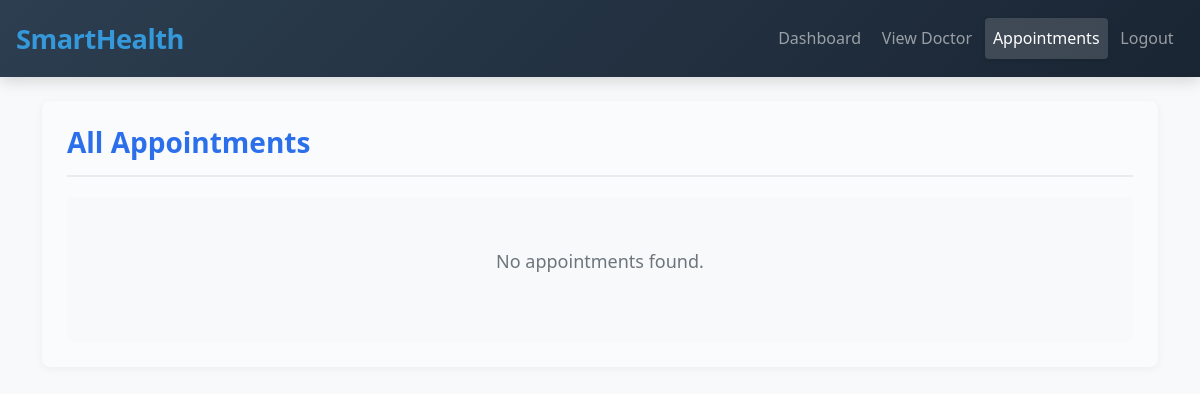
Page /appointments/ on the earlier database version.
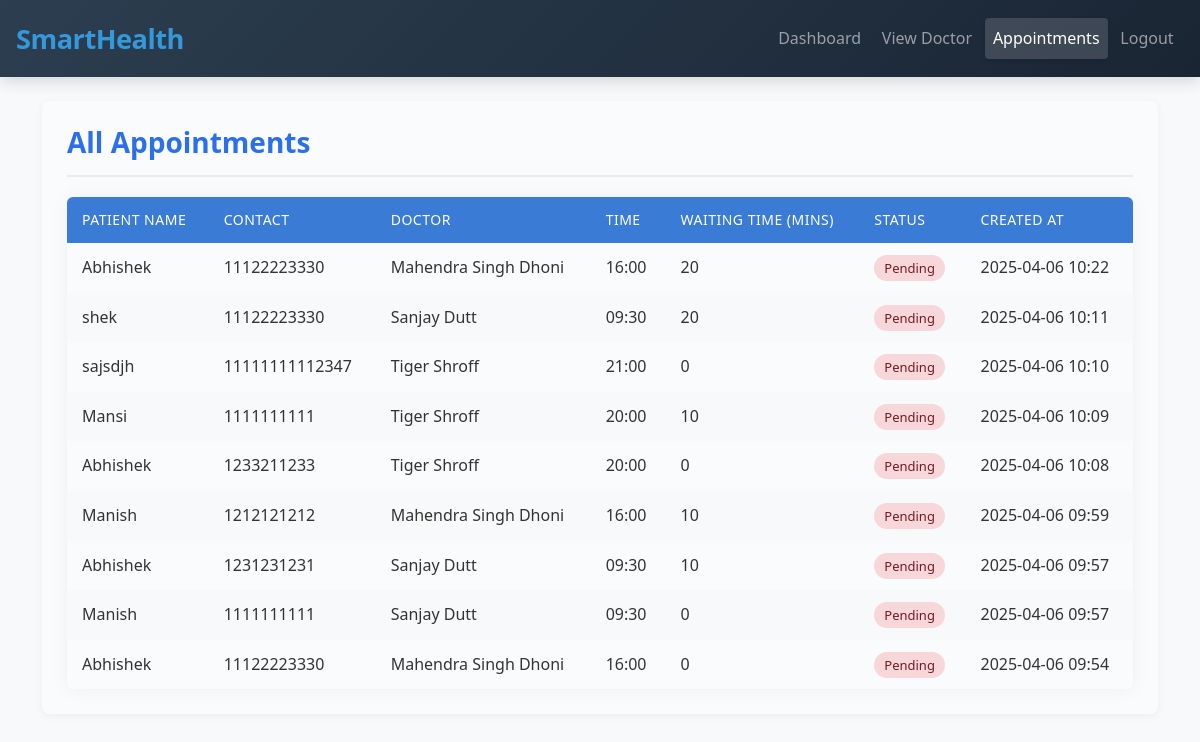
Same page on the later database version.
### patient/models.py (models this page shows, shortened)
class Appointment(models.Model):
    doctor = models.ForeignKey(Doctor, on_delete=models.CASCADE)
    patient_name = models.CharField(max_length=100)
    patient_contact = models.CharField(max_length=15)
    appointment_time = models.CharField(max_length=20)
    waiting_time = models.IntegerField(default=0)
    is_completed = models.BooleanField(default=False)
    created_at = models.DateTimeField(auto_now_add=True)  # Add this line

### hospital/models.py (models this page shows, shortened)
class Doctor(models.Model):
    name = models.CharField(max_length=100)
    photo = models.ImageField(upload_to="doctor_photos/")
    experience = models.PositiveIntegerField()
    specialization = models.CharField(max_length=100)
    available_days = models.CharField(max_length=200)  # Stores selected days as comma-separated values
    start_time = models.TimeField()
    end_time = models.TimeField()

### hospital/views.py (the view)
# urls.py: path('appointments/',hviews.appointments,name='appointments'),
def appointments(request):
    all_appointments = Appointment.objects.select_related('doctor').order_by('-created_at')
    return render(request, 'hospital/appointments.html', {
        'appointments': all_appointments
    })

### templates/hospital/appointments.html (shortened to what this page needs)
{% extends "hospital/base.html" %}
{% block content %}
<div class="dashboard-container">
    <h2 class="dashboard-heading">All Appointments</h2>
    {% if appointments %}
        <table class="appointments-table">
            <thead>
                <tr>
                    <th>Patient Name</th>
                    <th>Contact</th>
                    <th>Doctor</th>
                    <th>Time</th>
                    <th>Waiting Time (mins)</th>
                    <th>Status</th>
                    <th>Created At</th>
                </tr>
            </thead>
            <tbody>
                {% for appt in appointments %}
                <tr>
                    <td>{{ appt.patient_name }}</td>
                    <td>{{ appt.patient_contact }}</td>
                    <td>{{ appt.doctor.name }}</td>
                    <td>{{ appt.appointment_time }}</td>
                    <td>{{ appt.waiting_time }}</td>
                    <td>
                        {% if appt.is_completed %}
                            <span class="status-completed">Completed</span>
                        {% else %}
                            <span class="status-pending">Pending</span>
                        {% endif %}
                    </td>
                    <td>{{ appt.created_at|date:"Y-m-d H:i" }}</td>
                </tr>
                {% endfor %}
            </tbody>
        </table>
    {% else %}
        <div class="empty-message">
            <p>No appointments found.</p>
        </div>
    {% endif %}
</div>
{% endblock %}

### templates/hospital/base.html (shortened to what this page needs)
<!DOCTYPE html>
<html lang="en">
<head>
    <link rel="stylesheet" href="https://cdn.jsdelivr.net/npm/bootstrap@5.3.0/dist/css/bootstrap.min.css">
</head>
<body>
    <nav class="navbar navbar-expand-lg navbar-dark bg-dark px-3">
        <a class="navbar-brand" href="#">SmartHealth</a>
        <div class="collapse navbar-collapse" id="navbarNav">
            <ul class="navbar-nav ms-auto">
                <li class="nav-item">
                    <a class="nav-link {% if request.path == '/dashboard/' %}active{% endif %}" href="{% url 'dashboard' %}">Dashboard</a>
                </li>
                <li class="nav-item">
                    <a class="nav-link {% if request.path == '/view_doctor/' %}active{% endif %}" href="{% url 'view_doctor' %}">View Doctor</a>
                </li>
                <li class="nav-item">
                    <a class="nav-link {% if request.path == '/appointments/' %}active{% endif %}" href="{% url 'appointments' %}">Appointments</a>
                </li>
                <li class="nav-item">
                    <a class="nav-link {% if request.path == '/logout/' %}active{% endif %}" href="{% url 'logout' %}">Logout</a>
                </li>
            </ul>
        </div>
    </nav>
    <div class="container mt-4">
        {% block content %}{% endblock %}
    </div>
</body>
</html>

### templates/hospital/base.html (style rules this page uses)
body { font-family: 'Segoe UI', Roboto, 'Helvetica Neue', Arial, sans-serif; background-color: #f8f9fa; color: #333; line-height: 1.6; transition: all 0.3s ease; }
.navbar { box-shadow: 0 4px 15px rgba(0,0,0,0.15); padding: 0.8rem 1rem; transition: all 0.3s ease; }
.navbar-dark { background: linear-gradient(135deg, #2c3e50, #1a2533) !important; }
.navbar-brand { font-weight: bold; font-size: 1.7rem; color: #3498db !important; letter-spacing: -0.5px; padding: 0.25rem 0; position: relative; transition: all 0.3s ease; }
.navbar-brand:after { content: ''; position: absolute; bottom: 0; left: 0; width: 0; height: 2px; background-color: #2ecc71; transition: width 0.3s ease; }
.nav-item { margin: 0 0.15rem; position: relative; }
.nav-item a { font-weight: 500; border-radius: 4px; padding: 0.5rem 1rem; transition: all 0.3s ease; position: relative; z-index: 1; overflow: hidden; }
.nav-item a:before { content: ''; position: absolute; top: 0; left: -100%; width: 100%; height: 100%; background: rgba(255,255,255,0.1); transition: all 0.4s cubic-bezier(.42,0,.58,1); z-index: -1; }
.nav-item a.active { background-color: rgba(255,255,255,0.15); box-shadow: 0 2px 5px rgba(0,0,0,0.1); }

### templates/hospital/appointments.html (style rules this page uses)
.dashboard-container { padding: 25px; background-color: #f9fbfd; border-radius: 8px; box-shadow: 0 2px 10px rgba(0, 0, 0, 0.05); }
.dashboard-heading { color: #2c6fea; font-size: 28px; margin-bottom: 20px; font-weight: 600; border-bottom: 2px solid #e9ecef; padding-bottom: 15px; }
.appointments-table { width: 100%; border-collapse: separate; border-spacing: 0; margin-top: 20px; border-radius: 6px; overflow: hidden; box-shadow: 0 0 20px rgba(0, 0, 0, 0.05); }
.appointments-table th, .appointments-table td { border: none; padding: 12px 15px; text-align: left; }
.appointments-table th { background-color: #3a7bd5; color: white; font-weight: 500; text-transform: uppercase; font-size: 14px; letter-spacing: 0.5px; }
.appointments-table tr:nth-child(even) { background-color: #f8f9fa; }
.status-pending { background-color: #f8d7da; color: #721c24; padding: 4px 10px; border-radius: 20px; font-size: 13px; font-weight: 500; }

Differences in the rows shown:
added Appointment: patient_name "Abhishek", patient_contact "11122223330", doctor.name "Mahendra Singh Dhoni", appointment_time "16:00", waiting_time "20", is_completed "Pending", created_at "2025-04-06 10:22"
added Appointment: patient_name "shek", patient_contact "11122223330", doctor.name "Sanjay Dutt", appointment_time "09:30", waiting_time "20", is_completed "Pending", created_at "2025-04-06 10:11"
added Appointment: patient_name "sajsdjh", patient_contact "11111111112347", doctor.name "Tiger Shroff", appointment_time "21:00", waiting_time "0", is_completed "Pending", created_at "2025-04-06 10:10"
added Appointment: patient_name "Mansi", patient_contact "1111111111", doctor.name "Tiger Shroff", appointment_time "20:00", waiting_time "10", is_completed "Pending", created_at "2025-04-06 10:09"
added Appointment: patient_name "Abhishek", patient_contact "1233211233", doctor.name "Tiger Shroff", appointment_time "20:00", waiting_time "0", is_completed "Pending", created_at "2025-04-06 10:08"
added Appointment: patient_name "Manish", patient_contact "1212121212", doctor.name "Mahendra Singh Dhoni", appointment_time "16:00", waiting_time "10", is_completed "Pending", created_at "2025-04-06 09:59"
added Appointment: patient_name "Abhishek", patient_contact "1231231231", doctor.name "Sanjay Dutt", appointment_time "09:30", waiting_time "10", is_completed "Pending", created_at "2025-04-06 09:57"
added Appointment: patient_name "Manish", patient_contact "1111111111", doctor.name "Sanjay Dutt", appointment_time "09:30", waiting_time "0", is_completed "Pending", created_at "2025-04-06 09:57"
added Appointment: patient_name "Abhishek", patient_contact "11122223330", doctor.name "Mahendra Singh Dhoni", appointment_time "16:00", waiting_time "0", is_completed "Pending", created_at "2025-04-06 09:54"
Other differences:
text no longer shown: "No appointments found."
text now shown: "PATIENT NAME CONTACT DOCTOR TIME WAITING TIME (MINS) STATUS CREATED AT"
